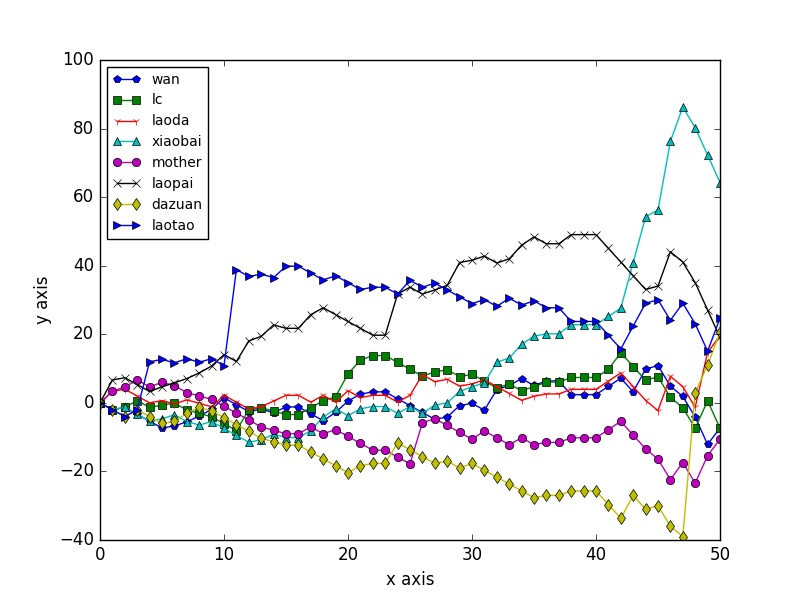

The Python source for this figure:
from matplotlib.pyplot import savefig
import pylab as pl
import core


def generate_plot(players, pond, matches, teams, bets):
    report = dict()
    player_score_list = dict()
    for player_name in players:
        report[player_name] = 0
        player_score_list[player_name] = [0]
    for a_match in sorted(matches, cmp=lambda a, b: cmp(a["date"], b["date"]), reverse=False):
        if a_match["weight"] > 0:
            pond_report = {"sum": 0}
            core.process(report, teams, a_match, bets[a_match["ID"]], pond_report)
            for player_name in players:
                player_score_list[player_name].append(report[player_name])
    player_plot_list = []
    style_list = ['b->', 'y-d', 'k-x', 'm-o', 'c-^', 'r-1', 'g-s', 'b-p']
    for player_name in players:
        player_plot_list.append(pl.plot(
                                    range(len(player_score_list[player_name])),
                                    player_score_list[player_name],
                                    style_list.pop(),
                                    label=player_name
                                ))

    pl.xlabel('x axis')# make axis labels
    pl.ylabel('y axis')
    pl.legend(loc=2, fontsize='10')
    savefig("plot.jpg")
    # pl.show()